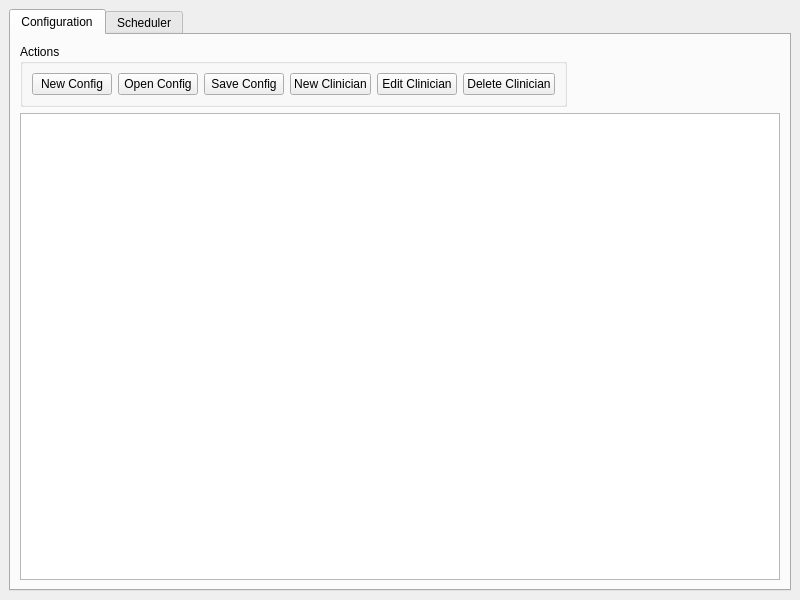
<?xml version="1.0" encoding="UTF-8"?>
<ui version="4.0">
 <class>MainWindow</class>
 <widget class="QMainWindow" name="MainWindow">
  <property name="geometry">
   <rect>
    <x>0</x>
    <y>0</y>
    <width>800</width>
    <height>600</height>
   </rect>
  </property>
  <property name="windowTitle">
   <string>Clinician Scheduler</string>
  </property>
  <widget class="QWidget" name="centralwidget">
   <layout class="QGridLayout" name="gridLayout">
    <item row="0" column="0">
     <widget class="QTabWidget" name="tabWidget">
      <property name="currentIndex">
       <number>0</number>
      </property>
      <widget class="QWidget" name="configurationTab">
       <attribute name="title">
        <string>Configuration</string>
       </attribute>
       <layout class="QVBoxLayout" name="verticalLayout">
        <item>
         <widget class="QGroupBox" name="configActions">
          <property name="sizePolicy">
           <sizepolicy hsizetype="Fixed" vsizetype="Preferred">
            <horstretch>0</horstretch>
            <verstretch>0</verstretch>
           </sizepolicy>
          </property>
          <property name="title">
           <string>Actions</string>
          </property>
          <layout class="QHBoxLayout" name="horizontalLayout">
           <item>
            <widget class="QPushButton" name="newConfigButton">
             <property name="toolTip">
              <string>&lt;html&gt;&lt;head/&gt;&lt;body&gt;&lt;p&gt;Create new configuration file&lt;/p&gt;&lt;/body&gt;&lt;/html&gt;</string>
             </property>
             <property name="text">
              <string>New Config</string>
             </property>
            </widget>
           </item>
           <item>
            <widget class="QPushButton" name="openConfigButton">
             <property name="toolTip">
              <string>&lt;html&gt;&lt;head/&gt;&lt;body&gt;&lt;p&gt;Open configuration file&lt;/p&gt;&lt;/body&gt;&lt;/html&gt;</string>
             </property>
             <property name="text">
              <string>Open Config</string>
             </property>
            </widget>
           </item>
           <item>
            <widget class="QPushButton" name="saveConfigButton">
             <property name="toolTip">
              <string>&lt;html&gt;&lt;head/&gt;&lt;body&gt;&lt;p&gt;Save changes to configuration file&lt;/p&gt;&lt;/body&gt;&lt;/html&gt;</string>
             </property>
             <property name="text">
              <string>Save Config</string>
             </property>
            </widget>
           </item>
           <item>
            <widget class="QPushButton" name="newClinicianButton">
             <property name="toolTip">
              <string>&lt;html&gt;&lt;head/&gt;&lt;body&gt;&lt;p&gt;Add a new clinician&lt;/p&gt;&lt;/body&gt;&lt;/html&gt;</string>
             </property>
             <property name="text">
              <string>New Clinician</string>
             </property>
            </widget>
           </item>
           <item>
            <widget class="QPushButton" name="editClinicianButton">
             <property name="toolTip">
              <string>&lt;html&gt;&lt;head/&gt;&lt;body&gt;&lt;p&gt;Edit the selected clinician&lt;/p&gt;&lt;/body&gt;&lt;/html&gt;</string>
             </property>
             <property name="text">
              <string>Edit Clinician</string>
             </property>
            </widget>
           </item>
           <item>
            <widget class="QPushButton" name="deleteClinicianButton">
             <property name="toolTip">
              <string>&lt;html&gt;&lt;head/&gt;&lt;body&gt;&lt;p&gt;Delete the selected clinician&lt;/p&gt;&lt;/body&gt;&lt;/html&gt;</string>
             </property>
             <property name="text">
              <string>Delete Clinician</string>
             </property>
            </widget>
           </item>
          </layout>
         </widget>
        </item>
        <item>
         <widget class="QTreeView" name="treeView">
          <property name="editTriggers">
           <set>QAbstractItemView::EditKeyPressed|QAbstractItemView::SelectedClicked</set>
          </property>
          <property name="alternatingRowColors">
           <bool>true</bool>
          </property>
          <property name="selectionBehavior">
           <enum>QAbstractItemView::SelectItems</enum>
          </property>
          <property name="expandsOnDoubleClick">
           <bool>true</bool>
          </property>
         </widget>
        </item>
       </layout>
      </widget>
      <widget class="QWidget" name="schedulerTab">
       <attribute name="title">
        <string>Scheduler</string>
       </attribute>
       <layout class="QVBoxLayout" name="verticalLayout_2">
        <item>
         <widget class="QGroupBox" name="settingsGroupBox">
          <property name="sizePolicy">
           <sizepolicy hsizetype="Fixed" vsizetype="Preferred">
            <horstretch>0</horstretch>
            <verstretch>0</verstretch>
           </sizepolicy>
          </property>
          <property name="title">
           <string>Settings</string>
          </property>
          <layout class="QHBoxLayout" name="horizontalLayout_2">
           <item>
            <layout class="QFormLayout" name="settingsForm">
             <item row="0" column="0">
              <widget class="QLabel" name="configFileLabel">
               <property name="text">
                <string>Configuration</string>
               </property>
              </widget>
             </item>
             <item row="0" column="1">
              <widget class="QPushButton" name="loadButton">
               <property name="toolTip">
                <string>&lt;html&gt;&lt;head/&gt;&lt;body&gt;&lt;p&gt;Open configuration file&lt;/p&gt;&lt;/body&gt;&lt;/html&gt;</string>
               </property>
               <property name="text">
                <string>Load</string>
               </property>
              </widget>
             </item>
             <item row="1" column="0">
              <widget class="QLabel" name="calendarYearLabel">
               <property name="text">
                <string>Calendar Year</string>
               </property>
              </widget>
             </item>
             <item row="1" column="1">
              <widget class="QSpinBox" name="calendarYearSpinBox">
               <property name="toolTip">
                <string>&lt;html&gt;&lt;head/&gt;&lt;body&gt;&lt;p&gt;Set the calendar year to be used by the scheduler&lt;/p&gt;&lt;/body&gt;&lt;/html&gt;</string>
               </property>
               <property name="minimum">
                <number>2000</number>
               </property>
               <property name="maximum">
                <number>3000</number>
               </property>
              </widget>
             </item>
             <item row="2" column="0">
              <widget class="QLabel" name="gCalLabel">
               <property name="text">
                <string>Google Calendar ID</string>
               </property>
              </widget>
             </item>
             <item row="2" column="1">
              <widget class="QLineEdit" name="gCalLineEdit">
               <property name="toolTip">
                <string>&lt;html&gt;&lt;head/&gt;&lt;body&gt;&lt;p&gt;Set the calendar ID to retrieve calendar events from and publish generated schedule to&lt;/p&gt;&lt;/body&gt;&lt;/html&gt;</string>
               </property>
              </widget>
             </item>
             <item row="3" column="0">
              <widget class="QLabel" name="retrieveTimeOffRequestsLabel">
               <property name="text">
                <string>Retrieve Time-off Requests</string>
               </property>
              </widget>
             </item>
             <item row="3" column="1">
              <widget class="QCheckBox" name="retrieveTimeOffRequestsCheckBox">
               <property name="checked">
                <bool>true</bool>
               </property>
              </widget>
             </item>
             <item row="5" column="0">
              <widget class="QLabel" name="numberOfBlocksLabel">
               <property name="text">
                <string>Number of Blocks</string>
               </property>
              </widget>
             </item>
             <item row="5" column="1">
              <widget class="QSpinBox" name="numberOfBlocksSpinBox">
               <property name="maximum">
                <number>26</number>
               </property>
               <property name="value">
                <number>26</number>
               </property>
              </widget>
             </item>
             <item row="4" column="0">
              <widget class="QLabel" name="retrieveLongWeekendsLabel">
               <property name="text">
                <string>Retrieve Long Weekends</string>
               </property>
              </widget>
             </item>
             <item row="4" column="1">
              <widget class="QCheckBox" name="retrieveLongWeekendsCheckBox">
               <property name="checked">
                <bool>true</bool>
               </property>
              </widget>
             </item>
            </layout>
           </item>
          </layout>
         </widget>
        </item>
        <item>
         <layout class="QHBoxLayout" name="schedulerButtonLayout">
          <item>
           <widget class="QGroupBox" name="scheduleActions">
            <property name="sizePolicy">
             <sizepolicy hsizetype="Fixed" vsizetype="Preferred">
              <horstretch>0</horstretch>
              <verstretch>0</verstretch>
             </sizepolicy>
            </property>
            <property name="title">
             <string>Schedule</string>
            </property>
            <layout class="QHBoxLayout" name="horizontalLayout_3">
             <item>
              <widget class="QPushButton" name="generateScheduleButton">
               <property name="toolTip">
                <string>&lt;html&gt;&lt;head/&gt;&lt;body&gt;&lt;p&gt;Generate a new schedule using the given configuration file and calendar information&lt;/p&gt;&lt;/body&gt;&lt;/html&gt;</string>
               </property>
               <property name="text">
                <string>Generate</string>
               </property>
              </widget>
             </item>
             <item>
              <widget class="QPushButton" name="exportScheduleButton">
               <property name="toolTip">
                <string>&lt;html&gt;&lt;head/&gt;&lt;body&gt;&lt;p&gt;Export generated schedule as an Excel spreadsheet&lt;/p&gt;&lt;/body&gt;&lt;/html&gt;</string>
               </property>
               <property name="text">
                <string>Export Yearly</string>
               </property>
              </widget>
             </item>
             <item>
              <widget class="QPushButton" name="exportMonthlyButton">
               <property name="text">
                <string>Export Monthly</string>
               </property>
              </widget>
             </item>
            </layout>
           </widget>
          </item>
          <item>
           <widget class="QGroupBox" name="calendarActions">
            <property name="sizePolicy">
             <sizepolicy hsizetype="Fixed" vsizetype="Preferred">
              <horstretch>0</horstretch>
              <verstretch>0</verstretch>
             </sizepolicy>
            </property>
            <property name="title">
             <string>Calendar</string>
            </property>
            <layout class="QHBoxLayout" name="horizontalLayout_4">
             <item>
              <widget class="QPushButton" name="publishCalendarButton">
               <property name="toolTip">
                <string>&lt;html&gt;&lt;head/&gt;&lt;body&gt;&lt;p&gt;Publish the generated schedule to the calendar&lt;/p&gt;&lt;/body&gt;&lt;/html&gt;</string>
               </property>
               <property name="text">
                <string>Publish</string>
               </property>
              </widget>
             </item>
             <item>
              <widget class="QPushButton" name="clearCalendarButton">
               <property name="toolTip">
                <string>&lt;html&gt;&lt;head/&gt;&lt;body&gt;&lt;p&gt;Clear published schedule from calendar for the given calendar year&lt;/p&gt;&lt;/body&gt;&lt;/html&gt;</string>
               </property>
               <property name="text">
                <string>Clear</string>
               </property>
              </widget>
             </item>
            </layout>
           </widget>
          </item>
          <item>
           <spacer name="horizontalSpacer">
            <property name="orientation">
             <enum>Qt::Horizontal</enum>
            </property>
            <property name="sizeHint" stdset="0">
             <size>
              <width>40</width>
              <height>20</height>
             </size>
            </property>
           </spacer>
          </item>
         </layout>
        </item>
        <item>
         <widget class="QTableWidget" name="scheduleTable">
          <property name="editTriggers">
           <set>QAbstractItemView::NoEditTriggers</set>
          </property>
          <attribute name="verticalHeaderVisible">
           <bool>false</bool>
          </attribute>
          <column>
           <property name="text">
            <string>Week Number</string>
           </property>
          </column>
         </widget>
        </item>
       </layout>
      </widget>
     </widget>
    </item>
   </layout>
  </widget>
 </widget>
 <resources/>
 <connections/>
</ui>
